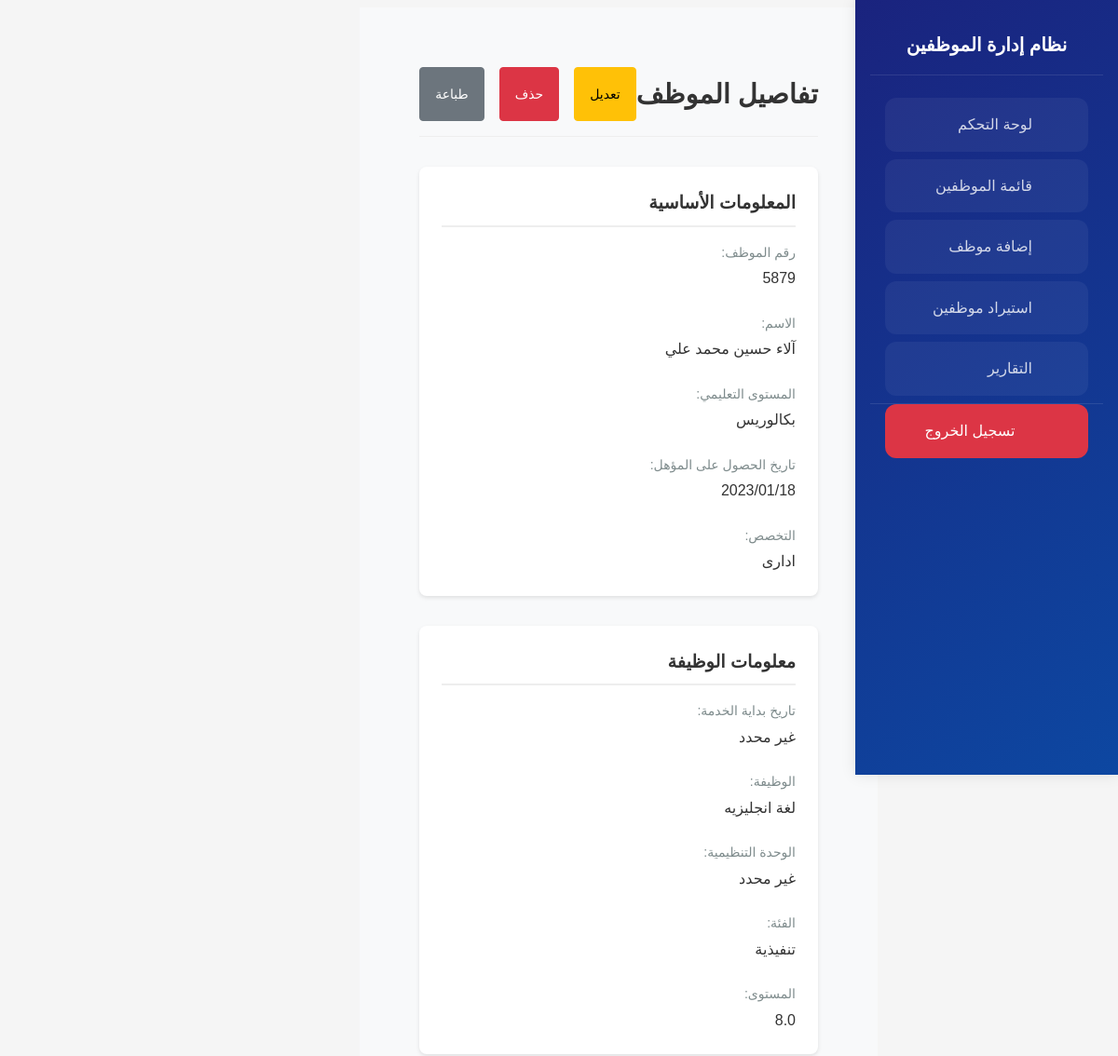
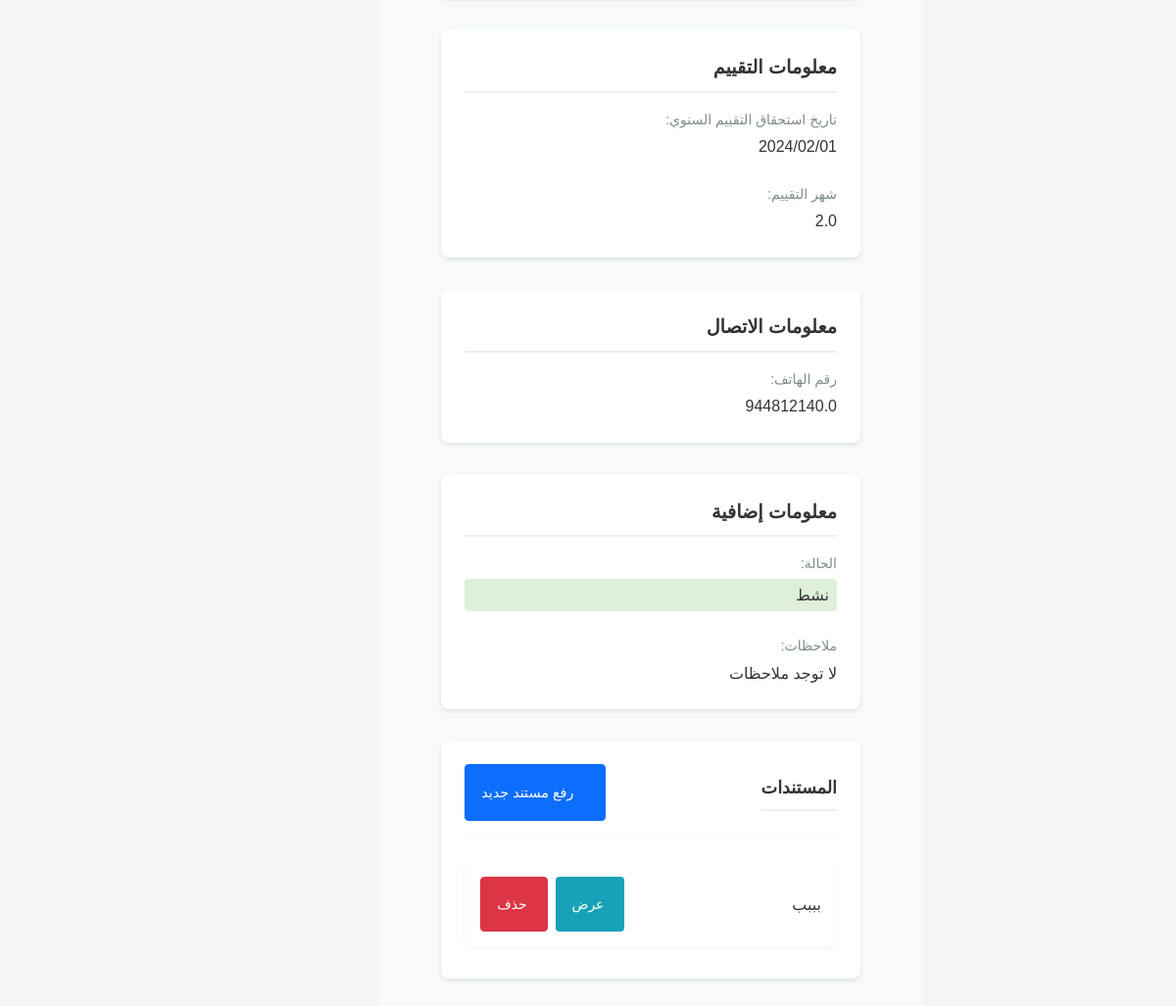
Screenshot of /employee/727/ (signed in) with the database file from the repository (2 pictures, top to bottom).
### myapp/models.py (models this page shows, shortened)
class Employee(models.Model):
    STATUS_CHOICES = [
        ('active', 'نشط'),
        ('inactive', 'غير نشط'),
        ('on_leave', 'في إجازة'),
    ]
    employee_number = models.CharField(max_length=20, verbose_name="رقم الموظف", unique=True)
    name = models.CharField(max_length=200, verbose_name="الاسم")
    educational_level = models.CharField(max_length=100, verbose_name="المستوى التعليمي", null=True, blank=True)
    education_date = models.DateField(verbose_name="تاريخ المؤهل", null=True, blank=True)
    specialization = models.CharField(max_length=100, verbose_name="التخصص", null=True, blank=True)
    position = models.CharField(max_length=100, verbose_name="الوظيفة", null=True, blank=True)
    organizational_unit = models.CharField(max_length=100, verbose_name="الوحدة التنظيمية", null=True, blank=True)
    job_class = models.CharField(max_length=100, verbose_name="الفئة", null=True, blank=True)
    level = models.CharField(max_length=50, verbose_name="المستوى", null=True, blank=True)
    evaluation_date = models.DateField(verbose_name="تاريخ التقييم", null=True, blank=True)
    evaluation_month = models.CharField(max_length=50, verbose_name="شهر التقييم", null=True, blank=True)
    phone = models.CharField(max_length=20, verbose_name="رقم الهاتف", null=True, blank=True)
    notes = models.TextField(verbose_name="ملاحظات", null=True, blank=True)
    status = models.CharField(max_length=20, choices=STATUS_CHOICES, default='active', verbose_name="الحالة")
    created_at = models.DateTimeField(auto_now_add=True)
    updated_at = models.DateTimeField(auto_now=True)
    class Meta:
        verbose_name = "موظف"
        verbose_name_plural = "الموظفين"
        ordering = ['name']

class EmployeeDocument(models.Model):
    employee = models.ForeignKey(Employee, on_delete=models.CASCADE, related_name='documents', verbose_name="الموظف")
    title = models.CharField(max_length=255, verbose_name="عنوان المستند")
    document = models.FileField(upload_to='employee_documents/%Y/%m/%d/', verbose_name="الملف")
    uploaded_at = models.DateTimeField(auto_now_add=True, verbose_name="تاريخ الرفع")
    class Meta:
        verbose_name = "مستند الموظف"
        verbose_name_plural = "مستندات الموظفين"

### myapp/views.py (the view)
# urls.py: path('employee/<int:employee_id>/', views.employee_detail, name='employee_detail'),
@login_required
def employee_detail(request, employee_id):
    employee = get_object_or_404(Employee, id=employee_id)
    document_form = DocumentUploadForm()
    context = {
        'employee': employee,
        'document_form': document_form
    }
    return render(request, 'employee_detail.html', context)

### myapp/templates/employee_detail.html (shortened to what this page needs)
{% extends 'base.html' %}
{% load static %}
{% block content %}
<div class="employee-detail-container">
    <header class="detail-header">
        <h2>تفاصيل الموظف</h2>
        <div class="header-actions">
            <a href="{% url 'edit_employee' employee.id %}" class="btn btn-warning">تعديل</a>
            <button class="btn btn-danger" onclick="deleteEmployee({{ employee.id }})">حذف</button>
            <button class="btn btn-secondary" onclick="window.print()">طباعة</button>
        </div>
    </header>
    <div class="detail-content">
        <div class="detail-section">
            <h3>المعلومات الأساسية</h3>
            <div class="detail-grid">
                <div class="detail-item">
                    <span class="label">رقم الموظف:</span>
                    <span class="value">{{ employee.employee_number }}</span>
                </div>
                <div class="detail-item">
                    <span class="label">الاسم:</span>
                    <span class="value">{{ employee.name }}</span>
                </div>
                <div class="detail-item">
                    <span class="label">المستوى التعليمي:</span>
                    <span class="value">{{ employee.educational_level }}</span>
                </div>
                <div class="detail-item">
                    <span class="label">تاريخ الحصول على المؤهل:</span>
                    <span class="value">{{ employee.education_date|date:"Y/m/d"|default:"غير محدد" }}</span>
                </div>
                <div class="detail-item">
                    <span class="label">التخصص:</span>
                    <span class="value">{{ employee.specialization }}</span>
                </div>
            </div>
        </div>
        <div class="detail-section">
            <h3>معلومات الوظيفة</h3>
            <div class="detail-grid">
                <div class="detail-item">
                    <span class="label">تاريخ بداية الخدمة:</span>
                    <span class="value">{{ employee.start_date|date:"Y/m/d"|default:"غير محدد" }}</span>
                </div>
                <div class="detail-item">
                    <span class="label">الوظيفة:</span>
                    <span class="value">{{ employee.position }}</span>
                </div>
                <div class="detail-item">
                    <span class="label">الوحدة التنظيمية:</span>
                    <span class="value">{{ employee.organizational_unit }}</span>
                </div>
                <div class="detail-item">
                    <span class="label">الفئة:</span>
                    <span class="value">{{ employee.job_class }}</span>
                </div>
                <div class="detail-item">
                    <span class="label">المستوى:</span>
                    <span class="value">{{ employee.level }}</span>
                </div>
            </div>
        </div>
        <div class="detail-section">
            <h3>معلومات التقييم</h3>
            <div class="detail-grid">
                <div class="detail-item">
                    <span class="label">تاريخ استحقاق التقييم السنوي:</span>
                    <span class="value">{{ employee.evaluation_date|date:"Y/m/d"|default:"غير محدد" }}</span>
                </div>
                <div class="detail-item">
                    <span class="label">شهر التقييم:</span>
                    <span class="value">{{ employee.evaluation_month }}</span>
                </div>
            </div>
        </div>
        <div class="detail-section">
            <h3>معلومات الاتصال</h3>
            <div class="detail-grid">
                <div class="detail-item">
                    <span class="label">رقم الهاتف:</span>
                    <span class="value">{{ employee.phone|default:"غير محدد" }}</span>
                </div>
            </div>
        </div>
        <div class="detail-section">
            <h3>معلومات إضافية</h3>
            <div class="detail-grid">
                <div class="detail-item">
                    <span class="label">الحالة:</span>
                    <span class="value status-badge status-{{ employee.status }}">
                        {{ employee.get_status_display }}
                    </span>
                </div>
                <div class="detail-item full-width">
                    <span class="label">ملاحظات:</span>
                    <span class="value">{{ employee.notes|default:"لا توجد ملاحظات" }}</span>
                </div>
            </div>
        </div>
        <div class="detail-section">
            <div class="section-header d-flex justify-content-between align-items-center">
                <h3>المستندات</h3>
                <a href="{% url 'upload_document' employee.id %}" class="btn btn-primary">
                    رفع مستند جديد
                </a>
            </div>
            <div class="documents-list">
                {% if employee.documents.exists %}
                    {% for doc in employee.documents.all %}
                    <div class="document-item">
                        <span class="document-title">{{ doc.title }}</span>
                        <div class="document-actions">
                            <a href="{{ doc.document.url }}" class="btn btn-sm btn-info" target="_blank">
                                عرض
                            </a>
                            <button class="btn btn-sm btn-danger" onclick="deleteDocument({{ doc.id }})">
                                حذف
                            </button>
                        </div>
                    </div>
                    {% endfor %}
                {% else %}
                    <p class="text-muted">لا توجد مستندات مرفقة</p>
                {% endif %}
            </div>
        </div>
    </div>
</div>
{% endblock %}

### rows the page displays
Employee: employee_number "5879", name "آلاء حسين محمد علي", educational_level "بكالوريس", education_date "2023/01/18", specialization "ادارى", start_date "غير محدد", position "لغة انجليزيه", organizational_unit "غير محدد", job_class "تنفيذية", level "8.0", evaluation_date "2024/02/01", evaluation_month "2.0", phone "944812140.0", status "نشط", notes "لا توجد ملاحظات"
EmployeeDocument: title "بببب"
